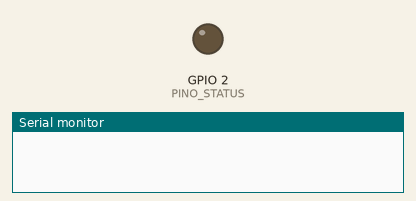
Recording of a program running on a simulated ESP32-S3. Parts: output pins drawn as LEDs (lit = HIGH), the last lines printed to the serial monitor. WiFi joins after 1.5 s; servers stay silent unless stated.

Above: at 0.0 s.
At 5.8 s:
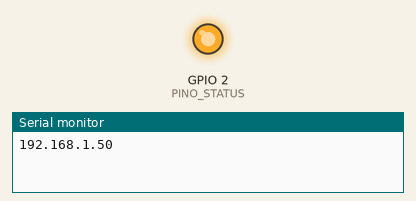
Timing chart, 0 to 7.4 s (numbered marks = the images above):
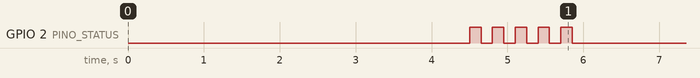

The program:

main.cpp
```cpp
#include <Arduino.h>
#include <WiFi.h>
#include <WebServer.h>

const char* ssid = "AGSinn_2.4G";
const char* password = "AGS@385hc";
#define PINO_STATUS 2
WebServer server(80);

void setup() {
  Serial.begin(115200);
    delay(3000);
  pinMode(PINO_STATUS, OUTPUT);
  digitalWrite(PINO_STATUS, LOW);
  WiFi.begin(ssid, password);
  while (WiFi.status() != WL_CONNECTED) {
    delay(500);
  }
  Serial.println(WiFi.localIP());

  for(int i = 0; i < 5; i++) {
    digitalWrite(PINO_STATUS, HIGH);
    delay(150);
    digitalWrite(PINO_STATUS, LOW);
    delay(150);
  }

  server.on("/ligar", []() {
    digitalWrite(PINO_STATUS, HIGH);
    server.send(200, "text/plain", "Hardware LIGADO via rede local!");
  });

  server.on("/desligar", []() {
    digitalWrite(PINO_STATUS, LOW);
    server.send(200, "text/plain", "Hardware DESLIGADO via rede local!");
  });

  server.begin();
}


void loop() {
  server.handleClient();
}
```
